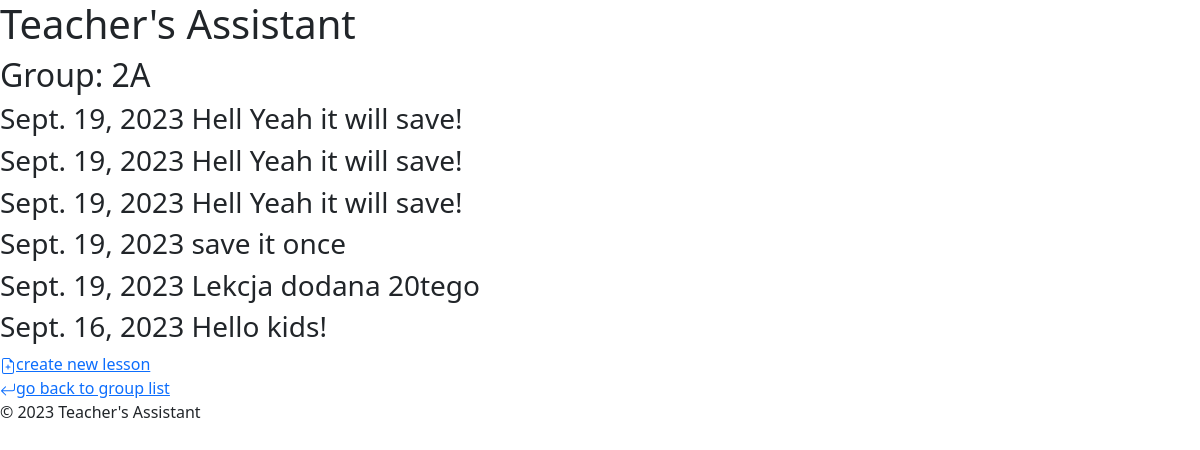
/groups/group/2A/, run on an earlier commit of the app's database.
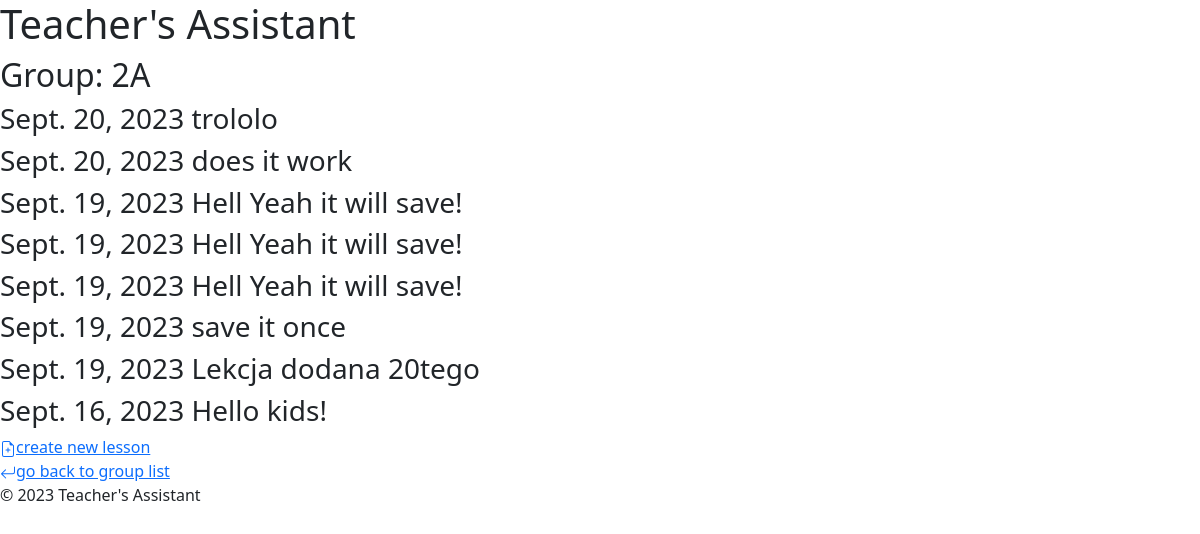
And on a later commit of the database.
### groups/models.py (models this page shows, shortened)
class Lesson(ms.Model):
    date = ms.DateField(default= timezone.now)
    subject = ms.CharField(max_length=50, help_text="The subject of the lesson.")
    group = ms.ForeignKey(Group, on_delete=ms.CASCADE, help_text="The group that participated in the lesson.")
    students_present = ms.ManyToManyField(Student, blank=True, related_name='lessons_present')
    students_absent = ms.ManyToManyField(Student, blank=True, related_name='lessons_absent')

### groups/views.py (the view)
# urls.py: path('group/<str:lvl>/', views.group_lessons, name='group_lessons'),
def group_lessons(request, lvl):
    group = get_object_or_404(Group, level=lvl)
    lessons = Lesson.objects.filter(group=group).order_by('-date')
    return render(request, 'groups/group_lessons.html', {'group':group, 'lessons':lessons})

### templates/groups/group_lessons.html
{% extends 'groups/base.html' %}
{% block content %}
<h2>Group: {{group.level}}</h2>
{% for lesson in lessons %}
<h3>{{lesson.date}} {{lesson.subject}}</h3>
{% endfor %}
<a href="{% url 'new_lesson' lvl=group.level %}">
                    {% include './icons/file-earmark-plus.svg' %}create new lesson
                </a>
<br>
<a href="{% url 'group_list' %}">
	{% include './icons/arrow-return-left.svg' %}go back to group list</a>
{% endblock %}

What changed in the data, as far as the page shows it:
added Lesson: date "Sept. 20, 2023", subject "trololo"
added Lesson: date "Sept. 20, 2023", subject "does it work"
